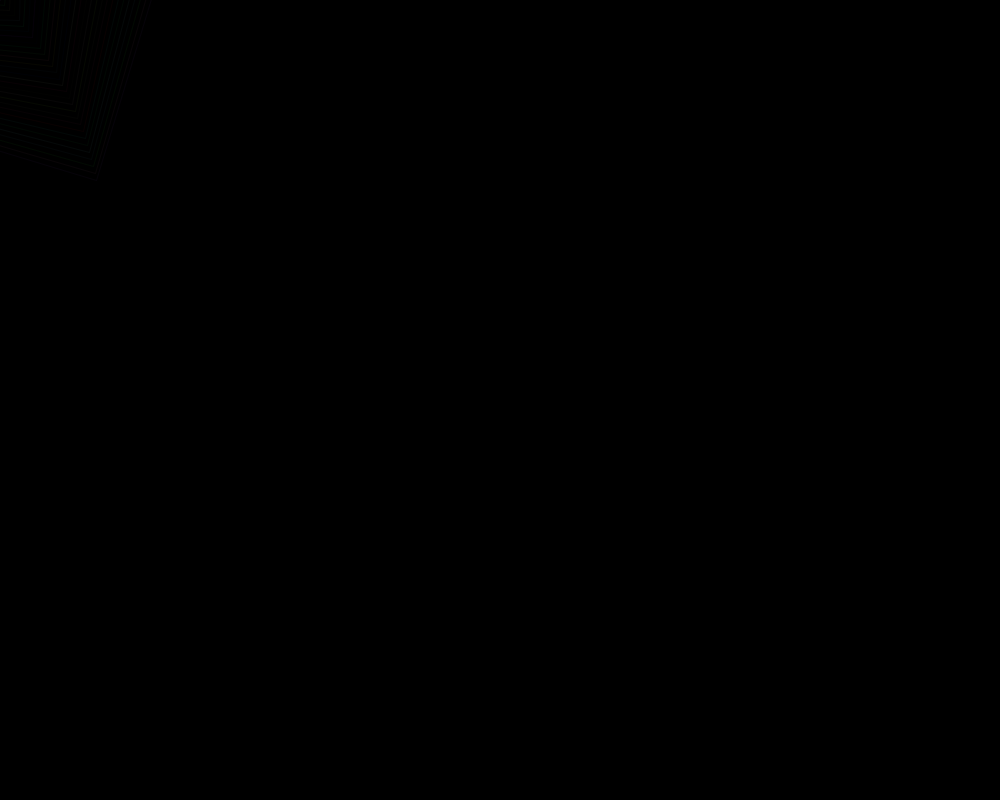
Frame 1 (no input)
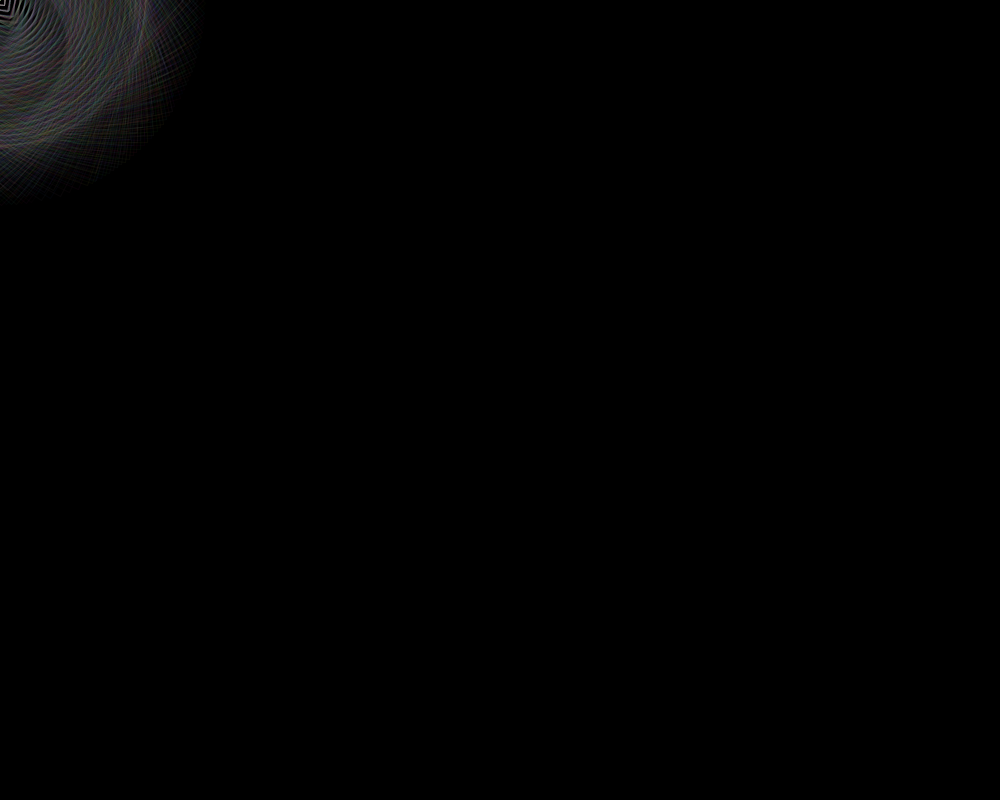
Frame 60 (the mouse pressed at the canvas centre just before this capture)
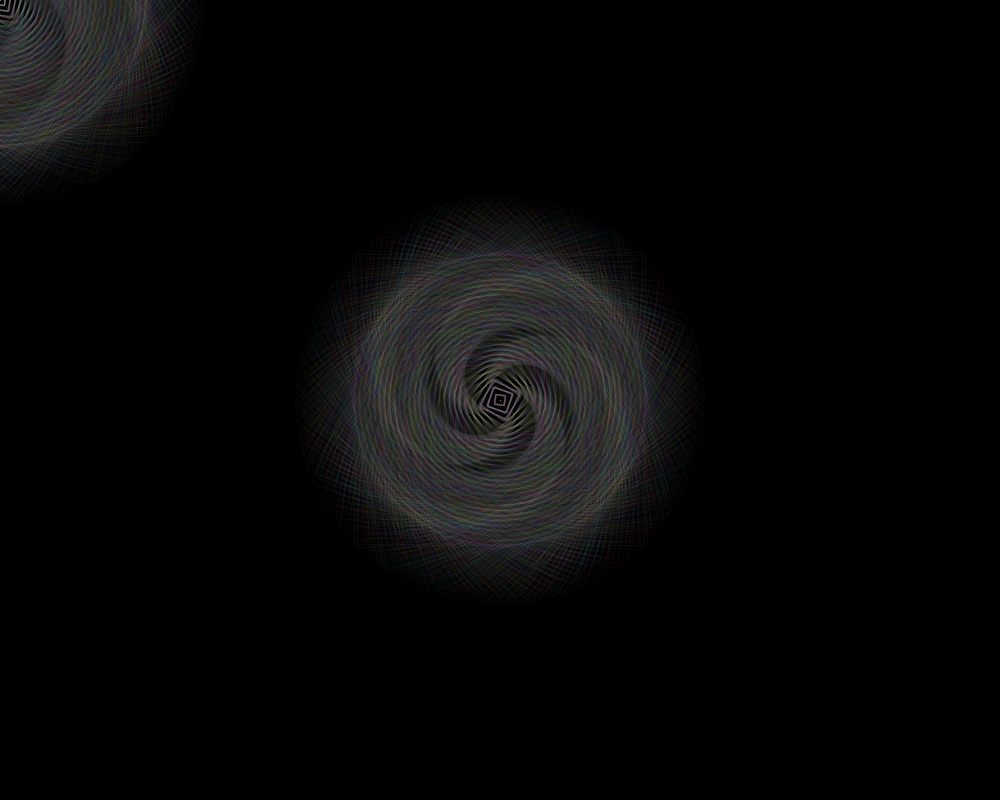
Frame 120 (the mouse held since frame 60 and released just before this capture)

The Processing sketch that drew these frames (run headless with seeded random() and noise(); from frame 60 on, the mouse is pressed at the canvas centre):

// Processing sketch: processing_78495
// ── processing_78495.pde

float tam;

void setup() {
  size(1000, 800);
  background(0, 0, 0);
  tam = 100;
}

void draw() {

  //background(0, 0, 0);

  for (int i = 0; i < 30; i++) {
    tam = i*10;
    pushMatrix();
    translate(mouseX, mouseY);
    rotate( i*millis() /10000.0 );
    strokeWeight(1);
    stroke(random(255),random(255),random(255), 10);
    noFill();
    rect(0 - tam/2, 0 - tam/2, tam, tam);
    popMatrix();
  }

}
